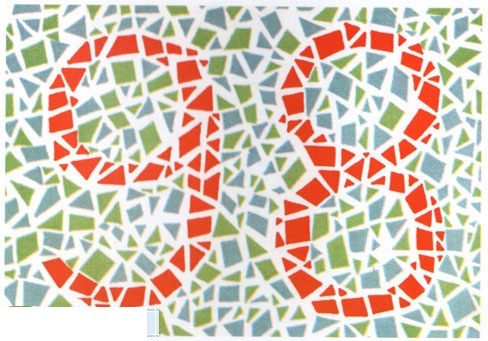
#> input picture downloaded_images/俞自萍第五版/001.jpg, 488 x 341 px
$ python visualize_color_test.py 'downloaded_images/俞自萍第五版/001.jpg'
#> lines starting #> are read from the running program, lines starting #| are printed output that depends on the picture; after the words box and inside, x2 and y2 are one past the last pixel; in counts of white or black regions, pixels touching at a corner belong together
### image_utils.py
#!/usr/bin/env python3
"""
图像处理工具函数
解决中文路径问题和其他常见图像处理需求
"""

import cv2
import numpy as np
from pathlib import Path


def imread_unicode(image_path, flags=cv2.IMREAD_COLOR):
    """
    支持中文路径的图像读取函数

    Args:
        image_path: 图像路径（支持中文）
        flags: 读取标志，默认为彩色图像

    Returns:
        numpy.ndarray: 图像数组，如果读取失败返回None
    """
    try:
        # 转换为Path对象
        path = Path(image_path)

        # 使用numpy读取文件字节
        with open(path, 'rb') as f:
            image_bytes = f.read()

        # 转换为numpy数组
        image_array = np.frombuffer(image_bytes, dtype=np.uint8)

        # 使用cv2.imdecode解码图像
        image = cv2.imdecode(image_array, flags)

        return image

    except Exception as e:
        print(f"读取图像失败 {image_path}: {e}")
        return None


# [146 lines left out: functions imwrite_unicode, get_image_info, resize_image_keep_ratio, test_unicode_path, not called in this run]


# [2 lines that do not run on import are left out]

### simple_color_test.py
#!/usr/bin/env python3
"""
简化的多通道色觉测试
"""

import cv2
import numpy as np
from pathlib import Path
import argparse
from image_utils import imread_unicode


def analyze_color_channels(image_path):
    """
    分析图像的颜色通道分布
    """
    # 读取图像
    image = imread_unicode(str(image_path))
#> in imread_unicode, image is the input picture: shape (341, 488, 3); mean B, G, R 183.7, 198, 212.9
    if image is None:
        return None

    hsv = cv2.cvtColor(image, cv2.COLOR_BGR2HSV)

    # 过滤低饱和度像素
    mask_colorful = cv2.inRange(hsv, np.array([0, 20, 40]), np.array([180, 255, 255]))
    total_colorful = np.sum(mask_colorful > 0)

    if total_colorful == 0:
        return None

    # 定义颜色范围
    color_ranges = {
        'red': [(0, 10), (156, 180)],
        'orange': [(10, 25)],
        'yellow': [(25, 35)],
        'green': [(35, 85)],
        'cyan': [(85, 105)],
        'blue': [(105, 130)],
        'purple': [(130, 156)]
    }

    # 统计各颜色像素
    color_stats = {}
    for color_name, ranges in color_ranges.items():
        color_mask = np.zeros_like(hsv[:, :, 0])
        for h_range in ranges:
            lower = np.array([h_range[0], 25, 40])
            upper = np.array([h_range[1], 255, 255])
            mask = cv2.inRange(hsv, lower, upper)
            color_mask = cv2.bitwise_or(color_mask, mask)

        color_pixels = np.sum(cv2.bitwise_and(color_mask, mask_colorful) > 0)
        color_stats[color_name] = {
            'pixels': color_pixels,
            'percentage': (color_pixels / total_colorful) * 100
        }

    # 计算通道比例
    red_pixels = color_stats['red']['pixels'] + color_stats['orange']['pixels']
    green_pixels = color_stats['green']['pixels']
    blue_pixels = color_stats['blue']['pixels'] + color_stats['cyan']['pixels'] + color_stats['purple']['pixels']
    yellow_pixels = color_stats['yellow']['pixels']

    rg_total = red_pixels + green_pixels
    by_total = blue_pixels + yellow_pixels

    results = {
        'file': image_path.name,
        'total_colorful_pixels': total_colorful,
        'red_green_channel': {
            'red_pixels': red_pixels,
            'green_pixels': green_pixels,
            'red_ratio': red_pixels / rg_total if rg_total > 0 else 0,
            'green_ratio': green_pixels / rg_total if rg_total > 0 else 0
        },
        'blue_yellow_channel': {
            'blue_pixels': blue_pixels,
            'yellow_pixels': yellow_pixels,
            'blue_ratio': blue_pixels / by_total if by_total > 0 else 0,
            'yellow_ratio': yellow_pixels / by_total if by_total > 0 else 0
        },
        'color_distribution': color_stats
    }

    # 简单诊断
    diagnosis = "normal"
    notes = []

    if rg_total > 0:
        red_ratio = red_pixels / rg_total
        if red_ratio < 0.2:
            diagnosis = "possible_protanomaly"
            notes.append("红色识别可能异常")
        elif red_ratio > 0.8:
            diagnosis = "possible_deuteranomaly"
            notes.append("绿色识别可能异常")

    if by_total > 0:
        blue_ratio = blue_pixels / by_total
        if blue_ratio < 0.3:
            diagnosis = "possible_tritanomaly"
            notes.append("蓝色识别可能异常")

    results['diagnosis'] = diagnosis
    results['notes'] = notes

    return results


# [84 lines left out: functions test_single_image, batch_test_simple, main, not called in this run]


# [2 lines that do not run on import are left out]

### visualize_color_test.py
#!/usr/bin/env python3
"""
色觉测试结果可视化
"""

import cv2
import numpy as np
import matplotlib.pyplot as plt
from pathlib import Path
import argparse
from simple_color_test import analyze_color_channels


def create_color_distribution_chart(results, save_path=None):
    """
    创建颜色分布饼图
    """
    colors = []
    percentages = []
    color_names = []

    # 颜色映射 (RGB格式用于matplotlib)
    color_map = {
        'red': '#FF0000',
        'orange': '#FF8000',
        'yellow': '#FFFF00',
        'green': '#00FF00',
        'cyan': '#00FFFF',
        'blue': '#0000FF',
        'purple': '#8000FF'
    }

    for color_name, stats in results['color_distribution'].items():
        if stats['percentage'] > 0.5:  # 只显示占比超过0.5%的颜色
            colors.append(color_map.get(color_name, '#808080'))
            percentages.append(stats['percentage'])
            color_names.append(f"{color_name}\n{stats['percentage']:.1f}%")

    # 创建饼图
    fig, (ax1, ax2) = plt.subplots(1, 2, figsize=(15, 6))

    # 颜色分布饼图
    ax1.pie(percentages, labels=color_names, colors=colors, autopct='', startangle=90)
    ax1.set_title(f"颜色分布 - {results['file']}")

    # 通道比例柱状图
    channels = ['红色', '绿色', '蓝色', '黄色']
    ratios = [
        results['red_green_channel']['red_ratio'] * 100,
        results['red_green_channel']['green_ratio'] * 100,
        results['blue_yellow_channel']['blue_ratio'] * 100,
        results['blue_yellow_channel']['yellow_ratio'] * 100
    ]
    bar_colors = ['red', 'green', 'blue', 'yellow']

    bars = ax2.bar(channels, ratios, color=bar_colors, alpha=0.7)
    ax2.set_ylabel('百分比 (%)')
    ax2.set_title('色觉通道分析')
    ax2.set_ylim(0, 100)

    # 添加数值标签
    for bar, ratio in zip(bars, ratios):
        height = bar.get_height()
        ax2.text(bar.get_x() + bar.get_width()/2., height + 1,
                f'{ratio:.1f}%', ha='center', va='bottom')

    # 添加诊断信息
    diagnosis_text = f"诊断: {results['diagnosis']}"
    if results['notes']:
        diagnosis_text += "\n备注: " + "; ".join(results['notes'])

    fig.suptitle(diagnosis_text, fontsize=12, y=0.02)

    plt.tight_layout()

    if save_path:
        plt.savefig(save_path, dpi=150, bbox_inches='tight')
        print(f"图表已保存到: {save_path}")

    return fig


def create_visual_test_result(image_path, results, save_path=None):
    """
    创建可视化测试结果
    """
    # 读取原图
    image = cv2.imread(str(image_path))
    if image is None:
        return None

    # 转换为RGB用于matplotlib显示
    image_rgb = cv2.cvtColor(image, cv2.COLOR_BGR2RGB)
    hsv = cv2.cvtColor(image, cv2.COLOR_BGR2HSV)

    # 创建颜色掩码
    def create_color_mask(hsv_img, h_ranges, s_min=25, v_min=40):
        mask = np.zeros_like(hsv_img[:, :, 0])
        for h_range in h_ranges:
            lower = np.array([h_range[0], s_min, v_min])
            upper = np.array([h_range[1], 255, 255])
            range_mask = cv2.inRange(hsv_img, lower, upper)
            mask = cv2.bitwise_or(mask, range_mask)
        return mask

    # 创建各颜色通道的掩码
    red_mask = create_color_mask(hsv, [(0, 10), (156, 180)])
    green_mask = create_color_mask(hsv, [(35, 85)])
    blue_mask = create_color_mask(hsv, [(105, 130), (85, 105), (130, 156)])
    yellow_mask = create_color_mask(hsv, [(25, 35), (10, 25)])

    # 创建可视化图像
    fig, axes = plt.subplots(2, 3, figsize=(18, 12))

    # 原图
    axes[0, 0].imshow(image_rgb)
    axes[0, 0].set_title('原始图像')
    axes[0, 0].axis('off')

    # 红色通道
    red_overlay = image_rgb.copy()
    red_overlay[red_mask > 0] = [255, 0, 0]  # 红色高亮
    axes[0, 1].imshow(red_overlay)
    axes[0, 1].set_title(f'红色通道 ({results["red_green_channel"]["red_ratio"]:.1%})')
    axes[0, 1].axis('off')

    # 绿色通道
    green_overlay = image_rgb.copy()
    green_overlay[green_mask > 0] = [0, 255, 0]  # 绿色高亮
    axes[0, 2].imshow(green_overlay)
    axes[0, 2].set_title(f'绿色通道 ({results["red_green_channel"]["green_ratio"]:.1%})')
    axes[0, 2].axis('off')

    # 蓝色通道
    blue_overlay = image_rgb.copy()
    blue_overlay[blue_mask > 0] = [0, 0, 255]  # 蓝色高亮
    axes[1, 0].imshow(blue_overlay)
    axes[1, 0].set_title(f'蓝色通道 ({results["blue_yellow_channel"]["blue_ratio"]:.1%})')
    axes[1, 0].axis('off')

    # 黄色通道
    yellow_overlay = image_rgb.copy()
    yellow_overlay[yellow_mask > 0] = [255, 255, 0]  # 黄色高亮
    axes[1, 1].imshow(yellow_overlay)
    axes[1, 1].set_title(f'黄色通道 ({results["blue_yellow_channel"]["yellow_ratio"]:.1%})')
    axes[1, 1].axis('off')

    # 综合分析
    axes[1, 2].axis('off')
    analysis_text = f"""
诊断结果: {results['diagnosis']}

红绿通道分析:
• 红色: {results['red_green_channel']['red_ratio']:.1%}
• 绿色: {results['red_green_channel']['green_ratio']:.1%}

蓝黄通道分析:
• 蓝色: {results['blue_yellow_channel']['blue_ratio']:.1%}
• 黄色: {results['blue_yellow_channel']['yellow_ratio']:.1%}

主要颜色分布:
"""

    for color, stats in results['color_distribution'].items():
        if stats['percentage'] > 2.0:
            analysis_text += f"• {color}: {stats['percentage']:.1f}%\n"

    if results['notes']:
        analysis_text += f"\n备注:\n"
        for note in results['notes']:
            analysis_text += f"• {note}\n"

    axes[1, 2].text(0.05, 0.95, analysis_text, transform=axes[1, 2].transAxes,
                   fontsize=10, verticalalignment='top', fontfamily='monospace')

    plt.suptitle(f'多通道色觉测试结果 - {Path(image_path).name}', fontsize=16)
    plt.tight_layout()

    if save_path:
        plt.savefig(save_path, dpi=150, bbox_inches='tight')
        print(f"可视化结果已保存到: {save_path}")

    return fig


def main():
    parser = argparse.ArgumentParser(description="色觉测试结果可视化")
    parser.add_argument("image", help="输入图像路径")
    parser.add_argument("-o", "--output", help="输出图像路径")
    parser.add_argument("--show", action="store_true", help="显示图表")

    args = parser.parse_args()

    image_path = Path(args.image)
    if not image_path.exists():
        print(f"错误：文件不存在: {image_path}")
        return 1

    # 分析图像
    results = analyze_color_channels(image_path)
#> in analyze_color_channels, `mask_colorful = cv2.inRange(hsv, np.array([0, 20, 40]), np.array([180,..`:
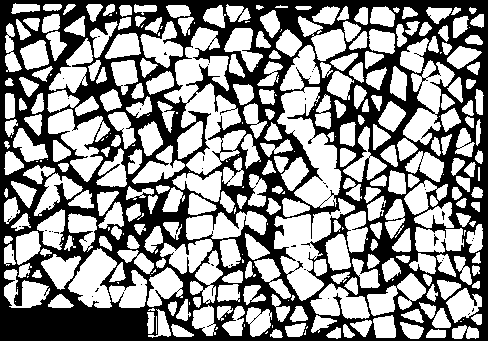
#> mask_colorful: shape (341, 488); 56.1% white; 42 black regions (40 under 20 px), largest, box (x1, y1, x2, y2) and area: (0, 0, 488, 341) 72894, (434, 234, 439, 246) 25
#> in analyze_color_channels, `total_colorful = np.sum(mask_colorful > 0)`: total_colorful = 93385
#> the loop in analyze_color_channels, `for color_name, ranges in color_ranges.items():` made 7 passes
#> color_pixels on passes 1 to 7: 30157, 4175, 9013, 22107, 23664, 334, 0
#> after the loop in analyze_color_channels, `for color_name, ranges in color_ranges.items():`: color_stats = 7 items
#> in analyze_color_channels, `red_pixels = color_stats['red']['pixels'] + color_stats['orange']['pix..`: red_pixels = 34332
#> in analyze_color_channels, `green_pixels = color_stats['green']['pixels']`: green_pixels = 22107
#> in analyze_color_channels, `blue_pixels = color_stats['blue']['pixels'] + color_stats['cyan']['pix..`: blue_pixels = 23998
#> in analyze_color_channels, `yellow_pixels = color_stats['yellow']['pixels']`: yellow_pixels = 9013
#> in analyze_color_channels, `rg_total = red_pixels + green_pixels`: rg_total = 56439
#> in analyze_color_channels, `by_total = blue_pixels + yellow_pixels`: by_total = 33011
#> in analyze_color_channels, `red_ratio = red_pixels / rg_total`: red_ratio = 0.608
#> in analyze_color_channels, `blue_ratio = blue_pixels / by_total`: blue_ratio = 0.727
#> results = 7 items
    if results is None:
        print("无法分析图像")
        return 1

    # 生成输出路径
    if args.output:
        output_path = Path(args.output)
    else:
        output_path = image_path.parent / f"{image_path.stem}_visualization.png"

    # 创建可视化
    fig = create_visual_test_result(image_path, results, output_path)
#> the loop in create_color_mask (call 4), `for h_range in h_ranges:` made 2 passes
#> pass 1, in create_color_mask (call 4), `range_mask = cv2.inRange(hsv_img, lower, upper)`:
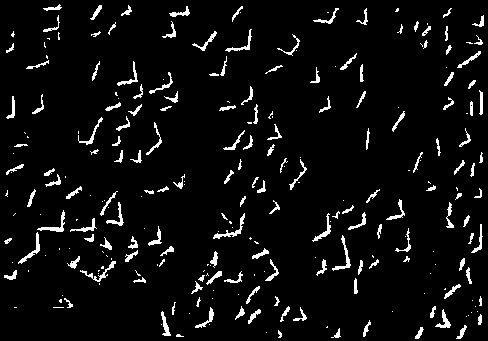
#> range_mask: shape (341, 488); 5.4% white in thin lines or dots
#> in create_visual_test_result, `red_overlay[red_mask > 0] = [255, 0, 0]`:
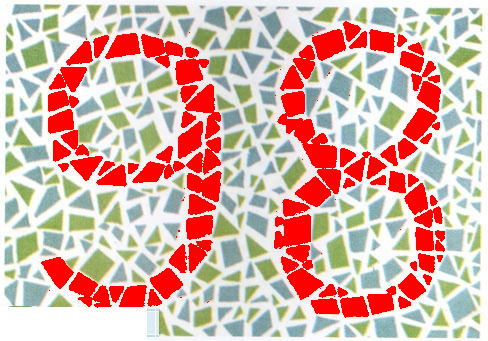
#> red_overlay: shape (341, 488, 3); mean R, G, B 217, 178.3, 168.3
#> in create_visual_test_result, `green_overlay[green_mask > 0] = [0, 255, 0]`:
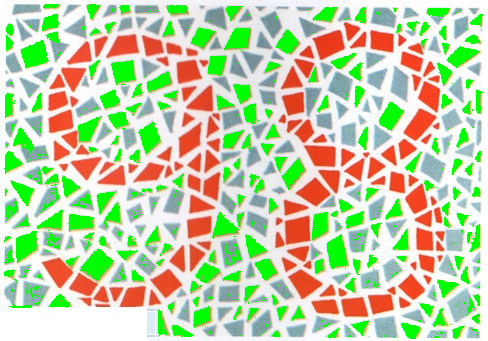
#> green_overlay: shape (341, 488, 3); mean R, G, B 192.5, 208.2, 167
#> in create_visual_test_result, `blue_overlay[blue_mask > 0] = [0, 0, 255]`:
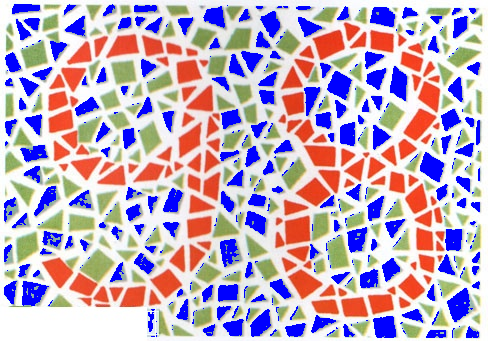
#> blue_overlay: shape (341, 488, 3); mean R, G, B 191.2, 172.2, 193.4
#> in create_visual_test_result, `yellow_overlay[yellow_mask > 0] = [255, 255, 0]`:
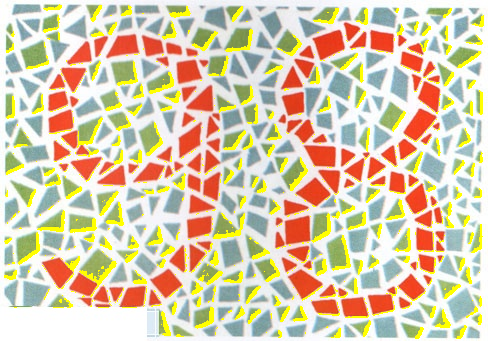
#> yellow_overlay: shape (341, 488, 3); mean R, G, B 216, 201.5, 171.2
#> the loop in create_visual_test_result, `for color, stats in results['color_distribution'].items():` made 7 passes
#> (color, stats) on passes 1 to 7: ('red', {'pixels': 30157, 'percentage': 32.29}), ('orange', {'pixels': 4175, 'percentage': 4.47}), ('yellow', {'pixels': 9013, 'percentage': 9.65}), ('green', {'pixels': 22107, 'percentage': 23.67}), ('cyan', {'pixels': 23664, 'percentage': 25.34}), ('blue', {'pixels': 334, 'percentage': 0.358}), ('purple', {'pixels': 0, 'percentage': 0})

    # 创建分布图表
    chart_path = image_path.parent / f"{image_path.stem}_chart.png"
    chart_fig = create_color_distribution_chart(results, chart_path)
#> the loop in create_color_distribution_chart, `for color_name, stats in results['color_distribution'].items():` made 7 passes
#> after the loop in create_color_distribution_chart, `for color_name, stats in results['color_distribution'].items():`: color_names = 5 items; colors = ['#FF0000', '#FF8000', '#FFFF00', '#00FF00', '#00FFFF']; percentages = [32.29, 4.47, 9.65, 23.67, 25.34]
#> in create_color_distribution_chart, `ratios = [ results['red_green_channel']['red_ratio'] * 100, results['r..`: ratios = [60.83, 39.17, 72.7, 27.3]
#> the loop in create_color_distribution_chart, `for bar, ratio in zip(bars, ratios):` made 4 passes
#> (ratio, height) on passes 1 to 4: (60.83, 60.83), (39.17, 39.17), (72.7, 72.7), (27.3, 27.3)
#> in create_color_distribution_chart, `diagnosis_text = f"诊断: {results['diagnosis']}"`: diagnosis_text = '诊断: normal'
#> in create_color_distribution_chart, `plt.savefig(save_path, dpi=150, bbox_inches='tight')`:
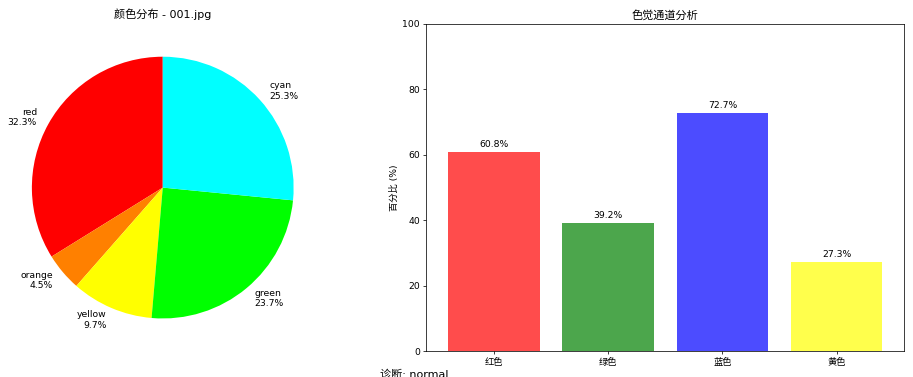
#> figure drawn by matplotlib, 2 panels; panel 2: tallest bar 72.7 high, from x = 1.6 to 2.4

    if args.show:
        plt.show()
    else:
        plt.close('all')

    return 0


if __name__ == "__main__":
    exit(main())
#> (the program exits here)

$ run again, with downloaded_images/俞自萍第五版/002.jpg copied over downloaded_images/俞自萍第五版/001.jpg
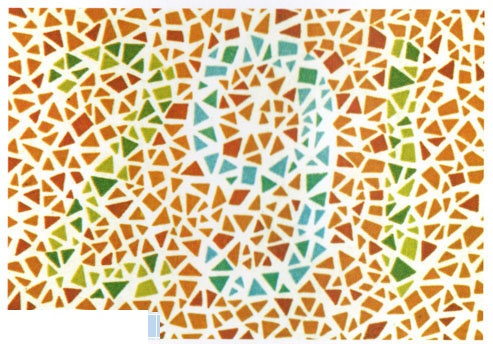
#> input picture downloaded_images/俞自萍第五版/002.jpg, 493 x 344 px
#> in imread_unicode, image is the input picture: shape (344, 493, 3); mean B, G, R 161.6, 200.6, 220.8
#> hsv: shape (344, 493, 3); mean H, S, V 33.1, 83.4, 225.2
#> in analyze_color_channels, `mask_colorful = cv2.inRange(hsv, np.array([0, 20, 40]), np.array([180,..`:
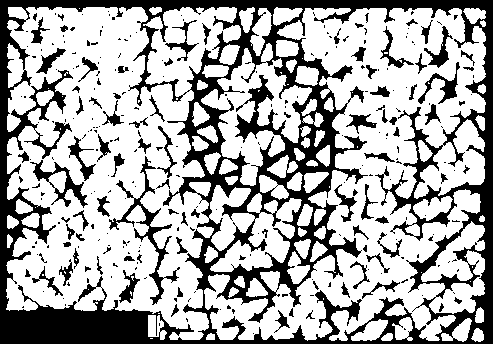
#> mask_colorful: shape (344, 493); 67.6% white; 288 black regions (198 under 20 px), largest, box (x1, y1, x2, y2) and area: (0, 0, 493, 344) 44439, (109, 156, 180, 305) 1337, (30, 160, 88, 208) 679
#> total_colorful = 114624
#> the loop in analyze_color_channels, `for color_name, ranges in color_ranges.items():` made 7 passes
#> color_pixels on passes 1 to 7: 5169, 72594, 20166, 10153, 3855, 97, 0
#> after the loop in analyze_color_channels, `for color_name, ranges in color_ranges.items():`: color_stats = 7 items
#> red_pixels = 77763
#> green_pixels = 10153
#> blue_pixels = 3952
#> yellow_pixels = 20166
#> rg_total = 87916
#> by_total = 24118
#> red_ratio = 0.885
#> blue_ratio = 0.164
#> results = 7 items
#> red_overlay: shape (344, 493, 3); mean R, G, B 223.1, 198, 160.3
#> green_overlay: shape (344, 493, 3); mean R, G, B 212.6, 205.4, 154.1
#> blue_overlay: shape (344, 493, 3); mean R, G, B 217.8, 196.3, 163.1
#> the loop in create_visual_test_result, `for color, stats in results['color_distribution'].items():` made 7 passes
#> (color, stats) on passes 1 to 7: ('red', {'pixels': 5169, 'percentage': 4.51}), ('orange', {'pixels': 72594, 'percentage': 63.33}), ('yellow', {'pixels': 20166, 'percentage': 17.59}), ('green', {'pixels': 10153, 'percentage': 8.86}), ('cyan', {'pixels': 3855, 'percentage': 3.36}), ('blue', {'pixels': 97, 'percentage': 0.0846}), ('purple', {'pixels': 0, 'percentage': 0})
#> the loop in create_visual_test_result, `for note in results['notes']:` made 2 passes
#> note on passes 1 to 2: '绿色识别可能异常', '蓝色识别可能异常'
#> the loop in create_color_distribution_chart, `for color_name, stats in results['color_distribution'].items():` made 7 passes
#> after the loop in create_color_distribution_chart, `for color_name, stats in results['color_distribution'].items():`: color_names = 5 items; colors = ['#FF0000', '#FF8000', '#FFFF00', '#00FF00', '#00FFFF']; percentages = [4.51, 63.33, 17.59, 8.86, 3.36]
#> ratios = [88.45, 11.55, 16.39, 83.61]
#> the loop in create_color_distribution_chart, `for bar, ratio in zip(bars, ratios):` made 4 passes
#> (ratio, height) on passes 1 to 4: (88.45, 88.45), (11.55, 11.55), (16.39, 16.39), (83.61, 83.61)
#> diagnosis_text = '诊断: possible_tritanomaly'
#> in create_color_distribution_chart, `plt.savefig(save_path, dpi=150, bbox_inches='tight')`:
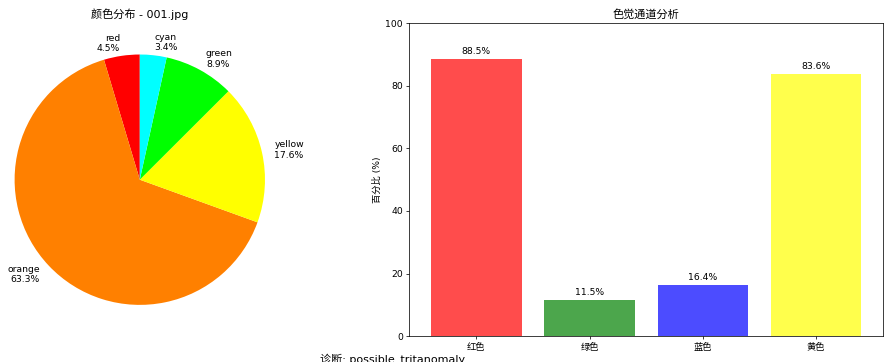
#> figure drawn by matplotlib, 2 panels; panel 2: tallest bar 88.45 high, from x = -0.4 to 0.4
